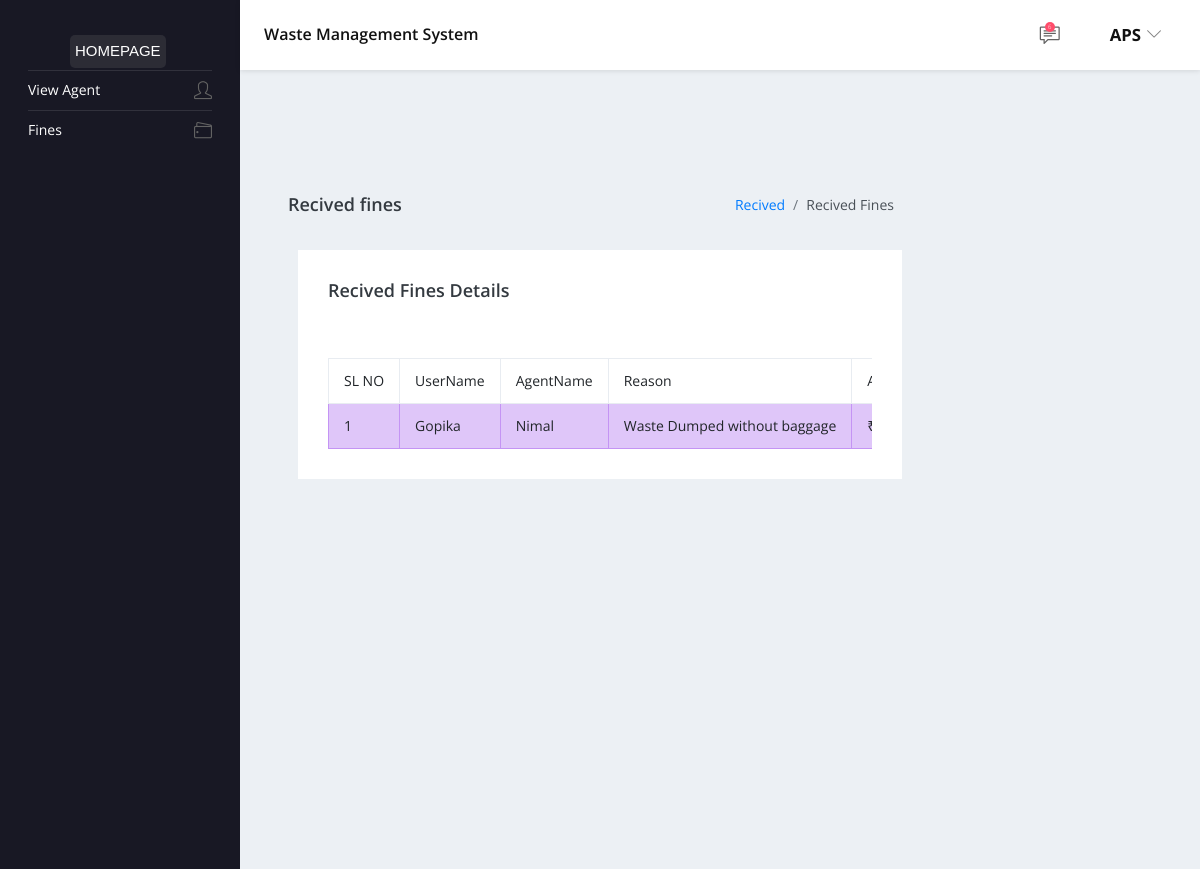
The app's page /received_fines/ (signed in) with its own data.
### client_user/models.py (models this page shows, shortened)
class Fine(models.Model):
    STATUS = (
        ('Pending', 'Pending'),
        ('Failed', 'Failed'),
        ('Paid', 'Paid')
    )
    client = models.ForeignKey(Client, on_delete=models.CASCADE, null=True)
    agent = models.ForeignKey(Agent, on_delete=models.CASCADE, null=True)
    reason = models.CharField(max_length=100)
    fined_amount = models.FloatField()
    status = models.CharField(max_length=100, null=True, choices=STATUS)
    date_created = models.DateTimeField(auto_now_add=True, null=True)
    def __str__(self):
        return f"{self.client.name} - {self.agent.name}"

class Client(models.Model):
    user = models.OneToOneField(User, on_delete=models.CASCADE,null=True)
    name = models.CharField(max_length=255)
    address = models.CharField(max_length=255)
    contact = models.CharField(max_length=15)
    username = models.CharField(max_length=255, null=True, blank=True)
    location = models.TextField(null=True)
    latitude = models.TextField(null=True)
    longitude = models.TextField(null=True)
    usertype = models.CharField(max_length=10, default='client')

### agent_user/models.py (models this page shows)
class Agent(models.Model):
    name = models.CharField(max_length=100)
    address = models.CharField(max_length=100)
    contact = models.CharField(max_length=100)
    area = models.CharField(max_length=100)
    register_id = models.CharField(max_length=100)
    licenses = models.ImageField(upload_to='dash_css/images/agentimg/')
    agent_img = models.ImageField(upload_to='dash_css/images/agentimg/')
    vehicle_img = models.ImageField(upload_to='dash_css/images/agentimg/')
    username = models.CharField(max_length = 100)
    user = models.OneToOneField(User, on_delete=models.CASCADE,null=True)
    usertype = models.CharField(max_length=10, default='agent')
    latitude = models.TextField(null=True)
    longitude = models.TextField(null=True)
    def __str__(self):
        return self.name

### admin_user/views.py (the view)
# urls.py: path('received_fines/', views.recvfines, name='receivedfines'),
@login_required(login_url='/')
def recvfines(request):
    paid_fines = Fine.objects.filter(status='Paid')
    print(paid_fines)
    return render(request, 'main_pages/sub_pages/Fines/recivedfines.html', {'paid_fines': paid_fines})

### client_user/context_processors.py (called while the page is built)
def getNotifications(request):
    if(request.user.is_authenticated):
        if(hasattr(request.user, 'client')):
            notifications = Notification.objects.filter(client=request.user.client).order_by('-id')
        else:
            notifications={}
    else:
        notifications={}
    return {
        'notifications': notifications
    }

### templates/main_pages/sub_pages/Fines/recivedfines.html (shortened to what this page needs)
{% extends "main_pages/base.html" %}
{% block content %}
        <div class="main-panel">
          <div class="content-wrapper">
            <div class="page-header">
              <h3 class="page-title"> Recived fines </h3>
              <nav aria-label="breadcrumb">
                <ol class="breadcrumb">
                  <li class="breadcrumb-item"><a href="#">Recived</a></li>
                  <li class="breadcrumb-item active" aria-current="page">Recived Fines</li>
                </ol>
              </nav>
            </div>
            <div class="container">
              <div class="row">
                  <div class="col-lg-12 stretch-card grid-margin">
                      <div class="card">
                          <div class="card-body">
                              <h4 class="card-title">Recived Fines Details</h4>
                              <br>
                              <br>
                              <div class="scrollable-table-container">
                                {% if paid_fines %}
                                  <table class="table table-bordered">
                                      <thead>
                                          <tr>
                                              <th>SL NO</th>
                                              <th>UserName</th>
                                              <th>AgentName</th>
                                              <th>Reason</th>
                                              <th>Amount</th>
                                          </tr>
                                      </thead>
                                      <tbody>
                                        {% for fine in paid_fines %}
                                        <tr class="table-info">
                                            <td>{{ forloop.counter }}</td>
                                            <td>{{ fine.client.name }}</td>
                                            <td>{{ fine.agent }}</td>
                                            <td>{{ fine.reason }}</td>
                                            <td>&#8377;{{ fine.fined_amount }}</td>
                                        </tr>
                                    {% endfor %}
                                      </tbody>
                       {% endif %}
                                  </table>
                              </div>
                          </div>
                      </div>
                  </div>
              </div>
          </div>
{% endblock content %}

### templates/main_pages/base.html (shortened to what this page needs)
{% load static %}
<!DOCTYPE html>
<html lang="en">
  <head>
    <link rel="stylesheet" href="{% static "dash_css/vendors/simple-line-icons/css/simple-line-icons.css" %}">
    <link rel="stylesheet" href="{% static "dash_css/vendors/flag-icon-css/css/flag-icon.min.css" %}">
    <link rel="stylesheet" href="{% static "dash_css/vendors/css/vendor.bundle.base.css" %}">
    <link rel="stylesheet" href="{% static "dash_css/vendors/daterangepicker/daterangepicker.css" %}">
    <link rel="stylesheet" href="{% static "dash_css/vendors/chartist/chartist.min.css" %}">
    <link rel="stylesheet" href="{% static "dash_css/css/style.css" %}">
  </head>
  <body>
  <div class="container-scroller">
    <nav class="navbar default-layout-navbar col-lg-12 col-12 p-0 fixed-top d-flex flex-row">
      <div class="navbar-brand-wrapper d-flex align-items-center">
        {% if request.user.is_authenticated %}
        <a class="navbar-brand brand-logo"
        {% if request.user.client %}
        href="{% url "client_homepage" %}"
        {% elif request.user.agent %}
        href="{% url "agent_homepage" %}"
        {% elif request.user.is_staff %}
        href="{% url "admin_homepage" %}"
        {% endif %}>
        {% endif %}
          <p style="color: white;background-color: rgba(128, 128, 128, 0.184);padding:5px ;border-radius: 5px ;font-family:Arial, Helvetica, sans-serif;font-style:bolder;position:absolute;left:70px;">
              HOMEPAGE
          </p>
      </a>
      </div>
      <div class="navbar-menu-wrapper d-flex align-items-center flex-grow-1">
        <h5 class="mb-0 font-weight-medium d-none d-lg-flex">Waste Management System</h5>
        <ul class="navbar-nav navbar-nav-right ml-auto">
          {% if request.user.is_authenticated and request.user.client %}
          <li class="nav-item dropdown">
            <a class="nav-link count-indicator message-dropdown" id="messageDropdown" href="#" data-toggle="dropdown" aria-expanded="false">
                <i class="icon-speech"></i>
                <span class="count">{{ notifications.count }}</span>
            </a>
        </li>
{% endif %}
          <li class="nav-item dropdown d-none d-xl-inline-flex user-dropdown">
            <a class="nav-link dropdown-toggle" id="UserDropdown" href="#" data-toggle="dropdown" aria-expanded="false">
              <span class="font-weight-bold text-uppercase" style="font-size: 1.2em;">{{ user.username }}</span>
          </a>
          </li>
        </ul>
      </div>
    </nav>
    <div class="container-fluid page-body-wrapper">
      <nav class="sidebar sidebar-offcanvas" id="sidebar">
        <ul class="nav">
          {% if request.user.is_superuser %}
          <li class="nav-item">
            <a class="nav-link" data-toggle="collapse" href="#ui-basic" aria-expanded="false" aria-controls="ui-basic">
              <span class="menu-title">Members</span>
              <i class="icon-people menu-icon"></i>
            </a>
            <div class="collapse" id="ui-basic">
              <ul class="nav flex-column sub-menu">
                <li class="nav-item"> <a class="nav-link" href="{% url "clients" %}">Clients</a></li>
                <li class="nav-item"> <a class="nav-link" href="{% url "agents" %}">Agents</a></li>
              </ul>
            </div>
          </li>
          <li class="nav-item">
            <a class="nav-link" href="{% url "fines" %}">
              <span class="menu-title">Fines</span>
              <i class="icon-list menu-icon"></i>
            </a>
          </li>
          <li class="nav-item">
            <a class="nav-link" href="{% url "notify" %}">
              <span class="menu-title">Send Notifications</span>
              <i class="icon-envelope menu-icon"></i>
            </a>
          </li>
          <li class="nav-item">
            <a class="nav-link" href="{% url "receivedfines" %}">
              <span class="menu-title">Recieved Fines</span>
              <i class="icon-wallet menu-icon"></i>
            </a>
          </li>
          <li class="nav-item">
            <a class="nav-link" href="{% url "agentslocationadminview" %}">
              <span class="menu-title">View Agents Location</span>
              <i class="icon-location-pin menu-icon"></i>
            </a>
          </li>
          {% elif request.user.client %}
          <li class="nav-item">
            <a class="nav-link" href="{% url "view-agent-client" %}">
              <span class="menu-title">View Agent</span>
              <i class="icon-user menu-icon"></i>
            </a>
          </li>
          <li class="nav-item">
            <a class="nav-link" href="{% url "view-fines-user" %}">
              <span class="menu-title">Fines</span>
              <i class="icon-wallet menu-icon"></i>
            </a>
          </li>
          {% endif %}
        </ul>
      </nav>
      <div class="main-panel">
        <div class="content-wrapper">
          <div class="row purchace-popup">
          </div>
          {% block content %}
          {% endblock content %}
    </div>
  </div>
</body>
</html>

### templates/main_pages/base.html (style rules this page uses)
.scrollable-table-container { overflow-x: auto; }

### records on screen
Fine: client.name "Gopika", agent "Nimal", reason "Waste Dumped without baggage"

### other values on screen
{{ notifications.count }} "6"
{{ user.username }} "APS"
